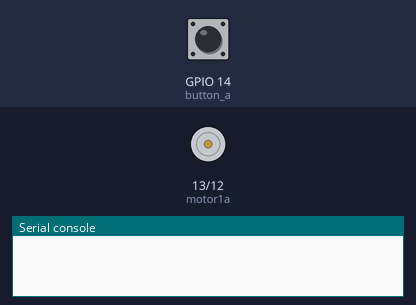
This program was run on a simulated ESP32 board running MicroPython. Parts: motor-driver pin pairs drawn as motors (green arrow = first pin HIGH = forward, orange = second pin HIGH = backward, longer = more drive), the last lines printed to the serial console. Inputs (shaded band) come from the test bench; at power-on: GPIO 14 (button_a) HIGH.

Above: at 1.2 s.
1.3 s: GPIO 14 (button_a) pulled LOW for 0.15 s
At 1.8 s:
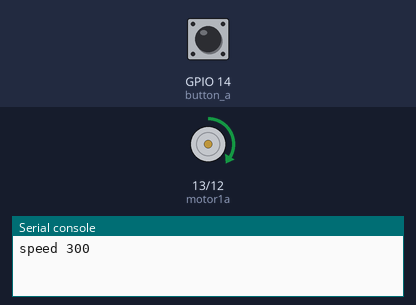
2.9 s: GPIO 14 (button_a) pulled LOW for 1 s
At 4.4 s:
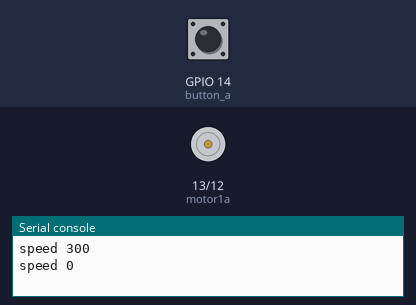
5.4 s: GPIO 14 (button_a) pulled LOW for 3.2 s
At 9.3 s:
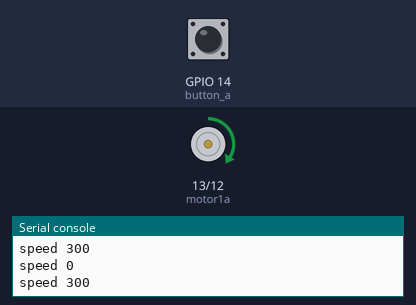
Timing chart, 0 to 10.8 s (numbered marks = the images above; inputs shaded):
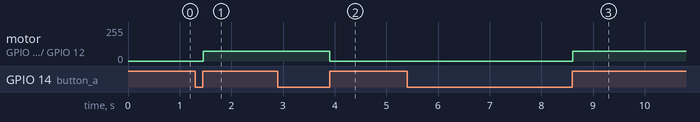

The program:

step1_on_off.py
```python
from machine import Pin, PWM
import time

motor1a = PWM(Pin(13))
motor1b = PWM(Pin(12))
motor1a.freq(1000)
motor1b.freq(1000)
button_a = Pin(14, Pin.IN, Pin.PULL_UP)


def forward(speed):
    motor1a.duty(speed)
    motor1b.duty(0)


def backward(speed):
    motor1a.duty(0)
    motor1b.duty(speed)


def stop():
    motor1a.duty(0)
    motor1b.duty(0)


mode = 0
speed = 0
while True:
    if button_a.value() == 0:
        if mode == 0:
            mode = 1
            speed = 300
        else:
            mode = 0
            speed = 0
        print("speed", speed)
        while button_a.value() == 0:
            time.sleep(0.01)
    forward(speed)
    time.sleep(0.1)
```

Measured:
- after the input at 1.3 s, motor on GPIO 13 (motor1a) / GPIO 12 (motor1b): stopped → forward 75/255 after 0.15 s
- after the input at 2.9 s, motor on GPIO 13 (motor1a) / GPIO 12 (motor1b): forward 75/255 → stopped after 1.0 s
- after the input at 5.4 s, motor on GPIO 13 (motor1a) / GPIO 12 (motor1b): stopped → forward 75/255 after 3.2 s
